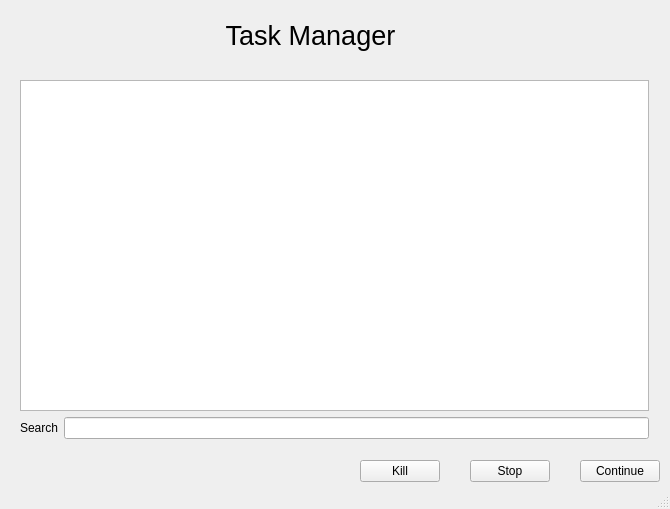
<?xml version="1.0" encoding="UTF-8"?>
<ui version="4.0">
 <class>MainWindow</class>
 <widget class="QMainWindow" name="MainWindow">
  <property name="geometry">
   <rect>
    <x>0</x>
    <y>0</y>
    <width>670</width>
    <height>509</height>
   </rect>
  </property>
  <property name="windowTitle">
   <string>MainWindow</string>
  </property>
  <widget class="QWidget" name="centralWidget">
   <widget class="QWidget" name="layoutWidget">
    <property name="geometry">
     <rect>
      <x>9</x>
      <y>69</y>
      <width>651</width>
      <height>381</height>
     </rect>
    </property>
    <layout class="QVBoxLayout" name="verticalLayout">
     <item>
      <widget class="QTableView" name="tableView"/>
     </item>
     <item>
      <layout class="QHBoxLayout" name="horizontalLayout">
       <item>
        <widget class="QLabel" name="label">
         <property name="text">
          <string>Search</string>
         </property>
        </widget>
       </item>
       <item>
        <widget class="QLineEdit" name="lineEdit"/>
       </item>
      </layout>
     </item>
    </layout>
   </widget>
   <widget class="QPushButton" name="pushButtonKill">
    <property name="geometry">
     <rect>
      <x>360</x>
      <y>460</y>
      <width>80</width>
      <height>22</height>
     </rect>
    </property>
    <property name="text">
     <string>Kill</string>
    </property>
   </widget>
   <widget class="QPushButton" name="pushButtonStop">
    <property name="geometry">
     <rect>
      <x>470</x>
      <y>460</y>
      <width>80</width>
      <height>22</height>
     </rect>
    </property>
    <property name="text">
     <string>Stop</string>
    </property>
   </widget>
   <widget class="QPushButton" name="pushButtonCont">
    <property name="geometry">
     <rect>
      <x>580</x>
      <y>460</y>
      <width>80</width>
      <height>22</height>
     </rect>
    </property>
    <property name="text">
     <string>Continue</string>
    </property>
   </widget>
   <widget class="QLabel" name="label_2">
    <property name="geometry">
     <rect>
      <x>210</x>
      <y>10</y>
      <width>201</width>
      <height>51</height>
     </rect>
    </property>
    <property name="text">
     <string>&lt;html&gt;&lt;head/&gt;&lt;body&gt;&lt;p align=&quot;center&quot;&gt;&lt;span style=&quot; font-size:20pt;&quot;&gt;Task Manager&lt;/span&gt;&lt;/p&gt;&lt;/body&gt;&lt;/html&gt;</string>
    </property>
   </widget>
  </widget>
  <widget class="QStatusBar" name="statusBar"/>
 </widget>
 <layoutdefault spacing="6" margin="11"/>
 <resources/>
 <connections/>
</ui>
